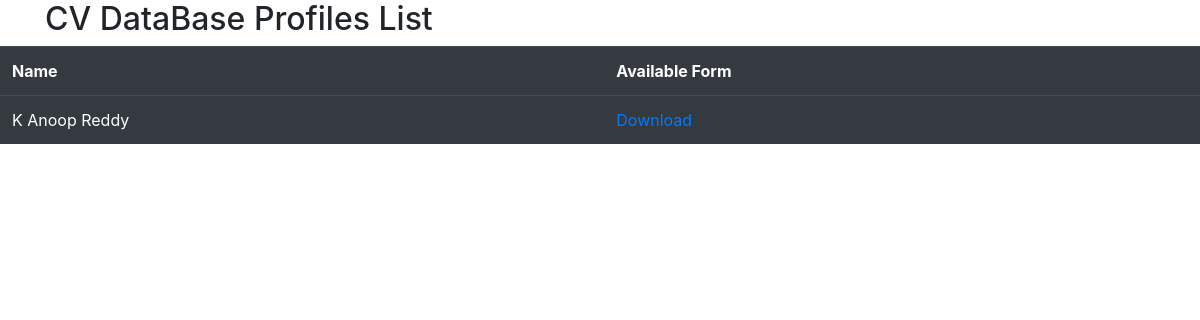
The page /list/ on the database as committed earlier.
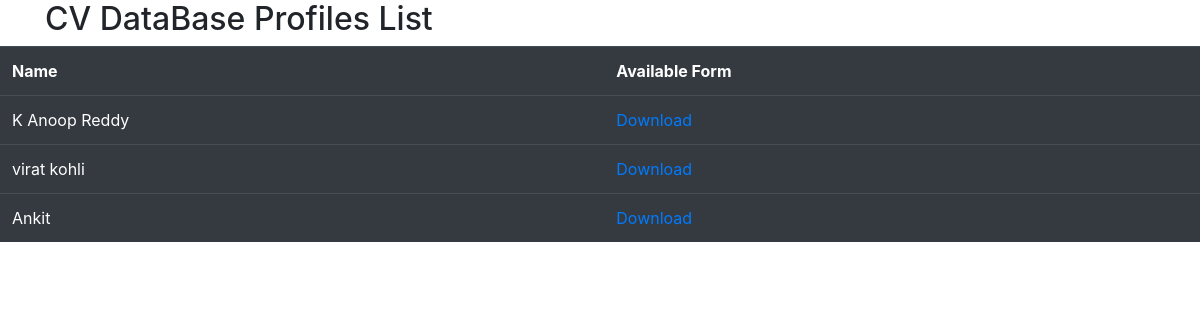
The same page on the database as committed later.
### pdf/models.py (models this page shows)
class Profile(models.Model):
    name = models.CharField(max_length=100,default='')
    phone = models.CharField(max_length=100,default='')
    Email = models.CharField(max_length=100,default='')
    School = models.CharField(max_length=100,default='')
    school_cgpa = models.CharField(max_length=10,default='')
    degree = models.CharField(max_length=100,default='')
    degree_cgpa = models.CharField(max_length=10,default='')
    university = models.CharField(max_length=100,default='')
    university_cgpa = models.CharField(max_length=10,default='')
    skill = models.TextField(max_length=100,default='')
    objective = models.TextField(max_length=100,default='')
    city = models.TextField(max_length=100,default='')
    project = models.CharField(max_length=100,default='')

### pdf/views.py (the view)
# urls.py: path('list/',views.list,name='list')
def list(request):
    profile = Profile.objects.all()
    return render(request,"list.html",{'profile':profile})

### pdf/templates/list.html (shortened to what this page needs)
<!DOCTYPE html>
<html lang="en">
<head>
    <link rel="stylesheet" href="https://stackpath.bootstrapcdn.com/bootstrap/4.4.1/css/bootstrap.min.css">
</head>
<body>
   <div class="container">
       <h2>CV DataBase Profiles List</h2>
   </div>
   <table class="table table-dark">
    <tr>
        <th>Name</th>
        <th>Available Form</th>
    </tr>
    {% for profile in profile %}
    <tr>
        <td> {{profile.name}}</td>
        <td>    <a href="/{{profile.id}}">Download</a></td>
    </tr>
    {% endfor %}
</table>
    <br>
</body>
</html>

Rows that differ between the two databases and show on the page:
added Profile: name "virat kohli"
added Profile: name "Ankit"
